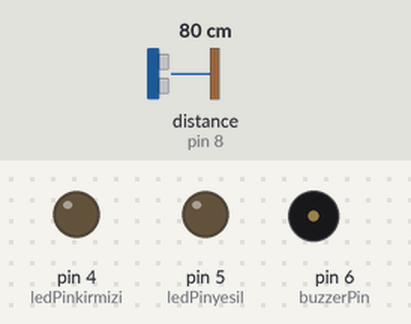
Simulated run of this sketch. Board: Arduino Uno, built with avr-gcc and run on an emulated ATmega328P. Parts: output pins drawn as LEDs (lit = HIGH), buzzer (waves = sounding, pin HIGH). Wiring (inferred from the names in the program): ultrasonic range finder: trigger pin 9; echo pin 8. Inputs (shaded band) come from the test bench; at power-on: distance to the obstacle (sensor on pin 8) 80 cm. The echo pulse lasts 58.3 µs per cm; pins used as bus, display or sensor lines are not drawn.

Above: at 1.2 s.
1.3 s: distance to the obstacle (sensor on pin 8) set to 18 cm
2.8 s: distance to the obstacle (sensor on pin 8) set to 14 cm
At 3.05 s:
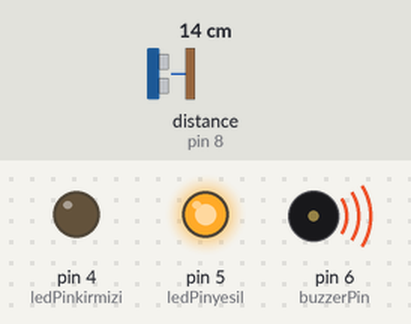
5.8 s: distance to the obstacle (sensor on pin 8) set to 10 cm
At 6.6 s:
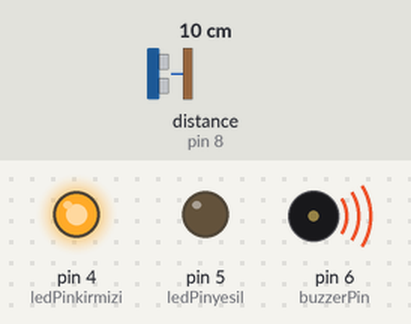
Timing chart, 0 to 8.8 s (numbered marks = the images above; inputs shaded):
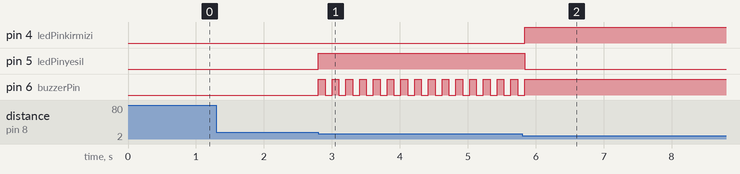

The sketch:

ArduinoCarLast.ino
```cpp
int trigPin = 9;
int echoPin = 8;
int ledPinkirmizi = 4;
int ledPinyesil = 5;

int buzzerPin = 6;

long sure;
long mesafe;

void setup()
{
  pinMode(trigPin, OUTPUT);
  pinMode(echoPin, INPUT);
  pinMode(ledPinkirmizi, OUTPUT);
  pinMode(ledPinyesil, OUTPUT);
  pinMode(buzzerPin, OUTPUT);
}

void loop()
{
  digitalWrite(trigPin, HIGH);
  delayMicroseconds(1000);
  digitalWrite(trigPin, LOW);

  sure = pulseIn(echoPin, HIGH);
  mesafe = (sure/2)/29.1;

  if(mesafe <= 10)
  {
    digitalWrite(ledPinyesil, LOW);
    digitalWrite(ledPinkirmizi, HIGH);
    digitalWrite(buzzerPin, HIGH);
  }
  else if(mesafe <= 15)
  {
    digitalWrite(ledPinyesil, HIGH);
    digitalWrite(ledPinkirmizi, LOW);
    digitalWrite(buzzerPin, HIGH);
    delay(100);
    digitalWrite(ledPinkirmizi, LOW);
    digitalWrite(buzzerPin, LOW);
    delay(100);
  }


  }
```

Measured:
- the behaviour switches between 16 and 15 cm on distance to the obstacle (sensor on pin 8) (found by bisection; images 0 and 1)
- the behaviour switches between 12 and 11 cm on distance to the obstacle (sensor on pin 8) (found by bisection; images 1 and 2)
- after the input at 1.3 s, every drawn part: stays the same
- after the input at 2.8 s, pin 5 (ledPinyesil): LOW → HIGH at once; pin 6 (buzzerPin): alternates HIGH for 0.10 s and LOW for 0.10 s, starting at once
- after the input at 5.8 s, pin 4 (ledPinkirmizi): LOW → HIGH at once; pin 5 (ledPinyesil): HIGH → LOW at once; pin 6 (buzzerPin): goes on until 5.8 s, then stays HIGH
